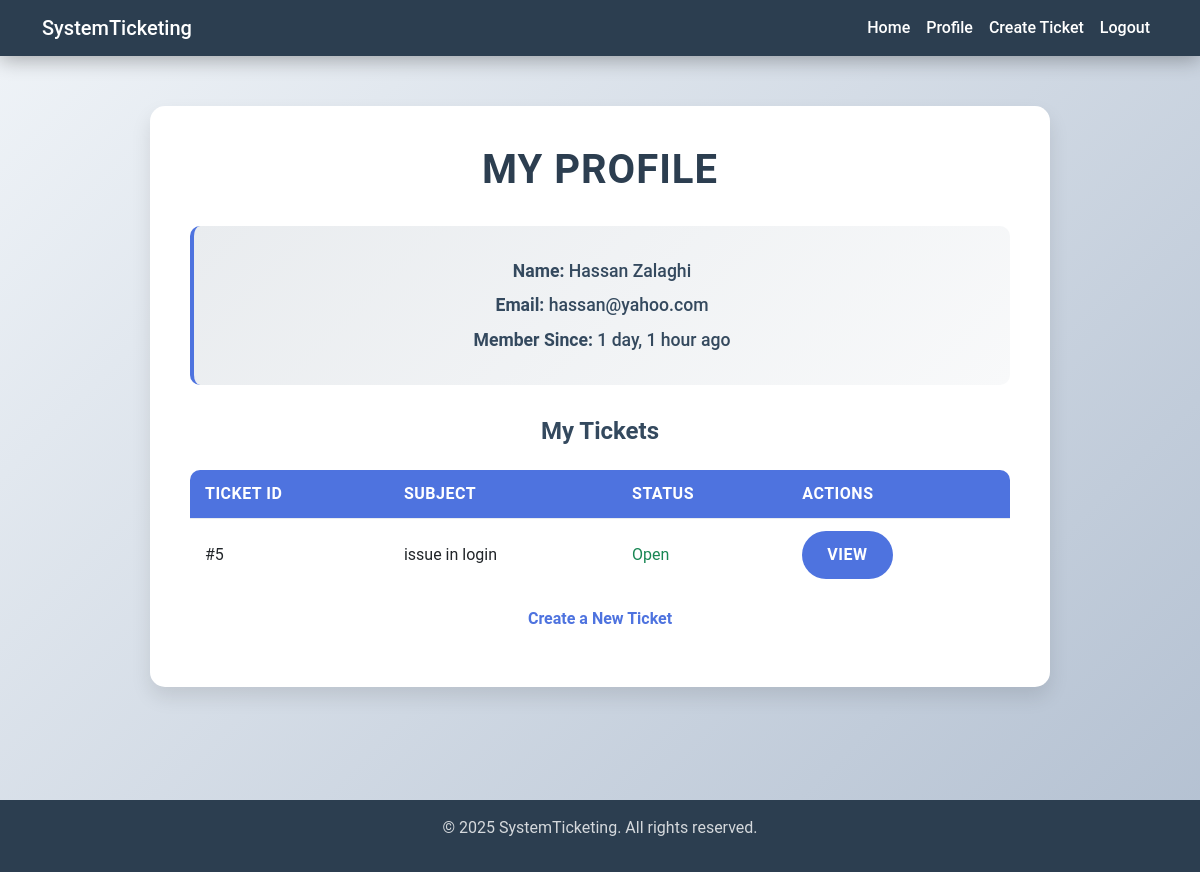
Page /profile/hassan/ (signed in) on the earlier database version.
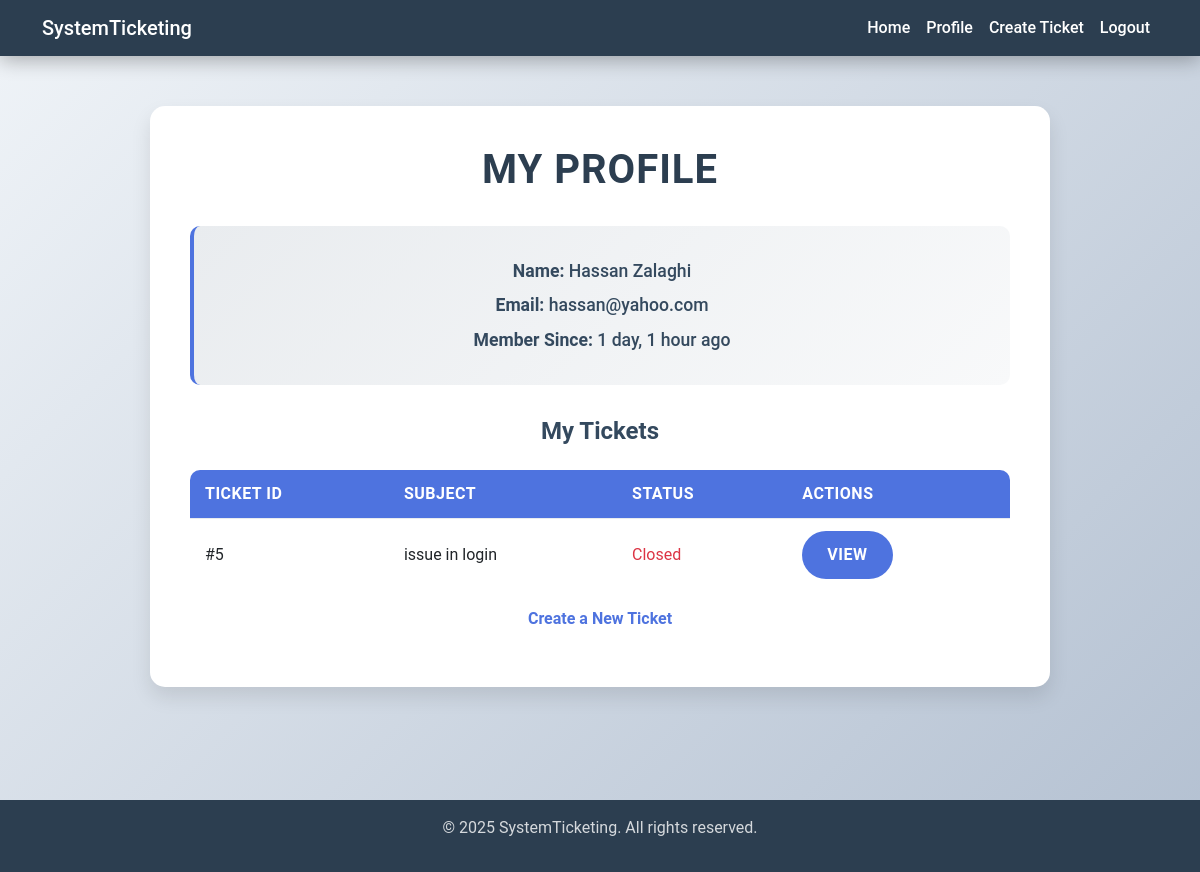
Same page on the later database version.
### ticket/models.py (models this page shows, shortened)
class TimeStampedModel(models.Model):
    created_at = models.DateTimeField(auto_now_add=True)
    updated_at = models.DateTimeField(auto_now=True)
    class Meta:
        abstract = True

class Ticket(TimeStampedModel):
    subject = models.CharField(max_length=200)
    description = models.TextField()
    user = models.ForeignKey(User, on_delete=models.CASCADE, related_name='user_ticket')
    file = models.FileField(upload_to='tickets/%Y/%m/%d', null=True, blank=True)
    status = models.CharField(max_length=50, choices=STARTS_CHOICES, default='Open')
    def get_absolute_url(self):
        return reverse('ticket:ticket-detail', kwargs={'ticket_id': self.pk})

### home/views.py (the view)
# urls.py: path('profile/<username>/', views.ProfileView.as_view(), name='profile'),
class ProfileView(LoginRequiredMixin, TemplateView):
    template_name = 'users/profile.html'
    model = User
    def setup(self, request, *args, **kwargs):
        super().setup(request, *args, **kwargs)
        self.user_instance = get_object_or_404(User, username=kwargs.get('username'))
    def dispatch(self, request, *args, **kwargs):
        if self.request.user != self.user_instance:
            return redirect('home:home')
        return super().dispatch(request, *args, **kwargs)
    def get_context_data(self, **kwargs):
        contex = super().get_context_data(**kwargs)
        contex['user'] = self.user_instance
        contex['user_ticket'] = Ticket.objects.filter(user=self.user_instance)
        return contex

### home/templates/users/profile.html
{% extends 'main.html' %}
{% block main %}
    <div class="content">
        <div class="profile-card">
            <h2>My Profile</h2>
            <div class="user-info">
                <p><strong>Name:</strong> {{ user.first_name|capfirst }} {{ user.last_name|capfirst }}</p>
                <p><strong>Email:</strong> {{ user.email }}</p>
                <p><strong>Member Since:</strong> {{ user.date_joined|timesince }} ago </p>
            </div>
            <h3 style="color: #34495e; text-align: center; margin-bottom: 1.5rem; font-size: 1.5rem; font-weight: 600;">
                My Tickets</h3>
            <table class="ticket-table">
                <thead>
                <tr>
                    <th>Ticket ID</th>
                    <th>Subject</th>
                    <th>Status</th>
                    <th>Actions</th>
                </tr>
                </thead>
                <tbody>
                {% for ticket in user_ticket %}
                    <tr>
                        <td>#{{ ticket.id }}</td>
                        <td>{{ ticket.subject }}</td>
                        {% if ticket.status == "Closed" %}
                            <td class=" text-danger">{{ ticket.status }}</td>
                        {% else %}
                            <td class="text-success">{{ ticket.status }}</td>
                        {% endif %}
                        <td>
                            <a href="{{ ticket.get_absolute_url }}" class="btn btn-primary btn-sm">View</a>
                        </td>
                    </tr>
                {% endfor %}
                </tbody>
            </table>
            <p class="text-center mt-3">
                <a href="{% url 'ticket:ticket-create' %}">Create a New Ticket</a>
            </p>
        </div>
    </div>
{% endblock %}

Differences in the rows shown:
changed Ticket "issue in login": status "Open" → "Closed"
